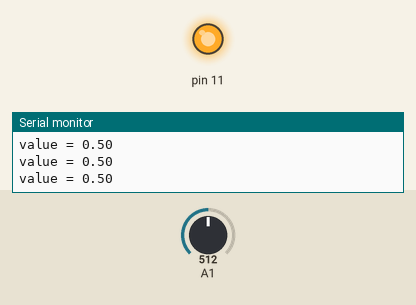
Recording of a sketch running on a simulated Arduino Uno, built with avr-gcc and run on an emulated ATmega328P. On the bench: output pins drawn as LEDs (lit = HIGH), the last lines printed to the serial monitor. The test bench sets the inputs (shaded band); at power-on: A1 = 512.

Above: at 1.3 s.
1.4 s: A1 set to 652
2.9 s: A1 set to 677
At 3.3 s:
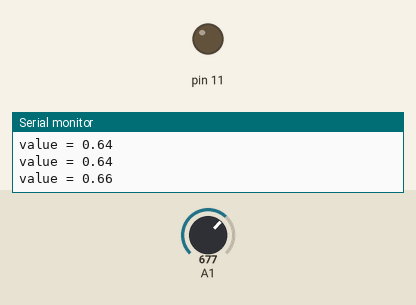
4.5 s: A1 set to 511
At 5.7 s:
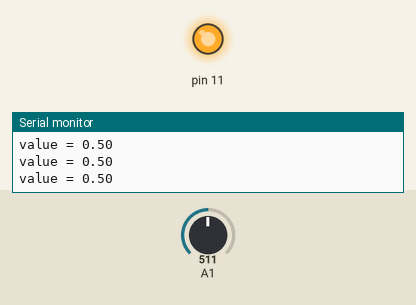
6.0 s: A1 set to 716
At 6.8 s:
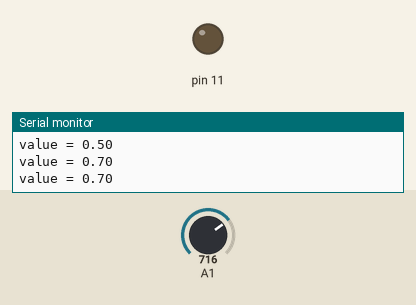
Timing chart, 0 to 8.5 s (numbered marks = the images above; inputs shaded):
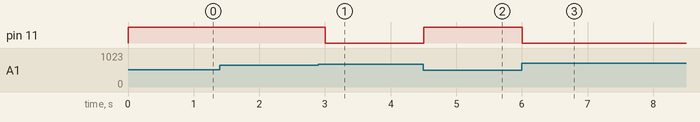

The sketch:

appb_4_6.ino
```cpp
void setup() {
    pinMode(11, OUTPUT);
    Serial.begin(9600);
}

void loop() {
    int sensorValue = analogRead(A1);
    float voltage = sensorValue / 1023.0;
    Serial.print("value = ");
    Serial.println(voltage);

    if (voltage > 0.65) {
        digitalWrite(11, LOW);
    } else {
        digitalWrite(11, HIGH);
    }
    delay(500);
}
```

Measured:
- the behaviour switches between 664 and 665 on A1 (found by bisection; images 0 and 1)
- after the input at 2.9 s, pin 11: HIGH → LOW after 0.10 s
- after the input at 4.5 s, pin 11: LOW → HIGH at once
- after the input at 6.0 s, pin 11: HIGH → LOW at once
